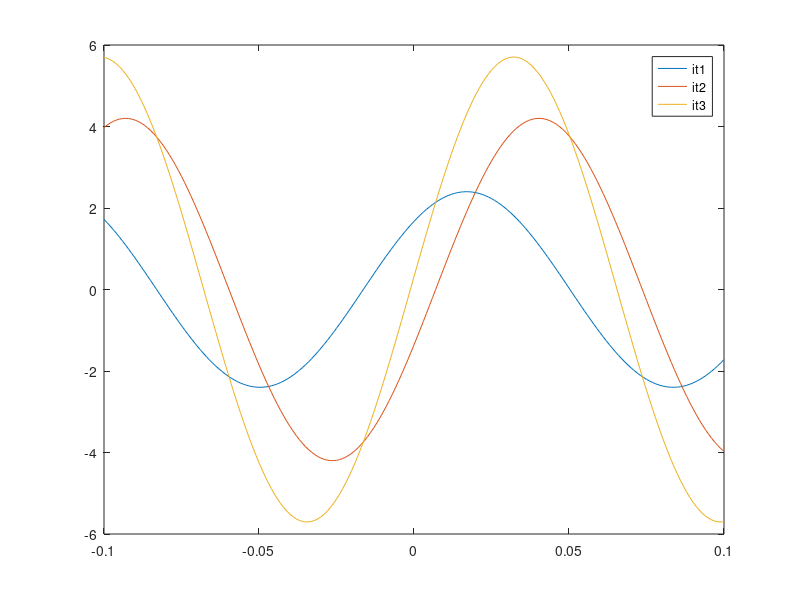

MATLAB code to generate this figure:
%Sean Basler
%Lab2 Q1
%*****************
clc; clear all; close all;

dt = 0.001;
t = -0.1:dt:0.1;
it1 = 2.4*cos(15*pi*t-0.8);
it2 = 4.2*cos(15*pi*t-1.9);
it3 = it1 + it2;

figure(1);
plot(t,it1,t,it2,t,it3);
legend('it1','it2','it3');

%*****************
[m1, loc1] = max(it1(t>0));
[m2, loc2] = max(it2(t>0));
[m3, loc3] = max(it3(t>0));

dyl1 = loc1*m1;
dyl2 = loc2*m2;
dyl3 = loc3*m3;
